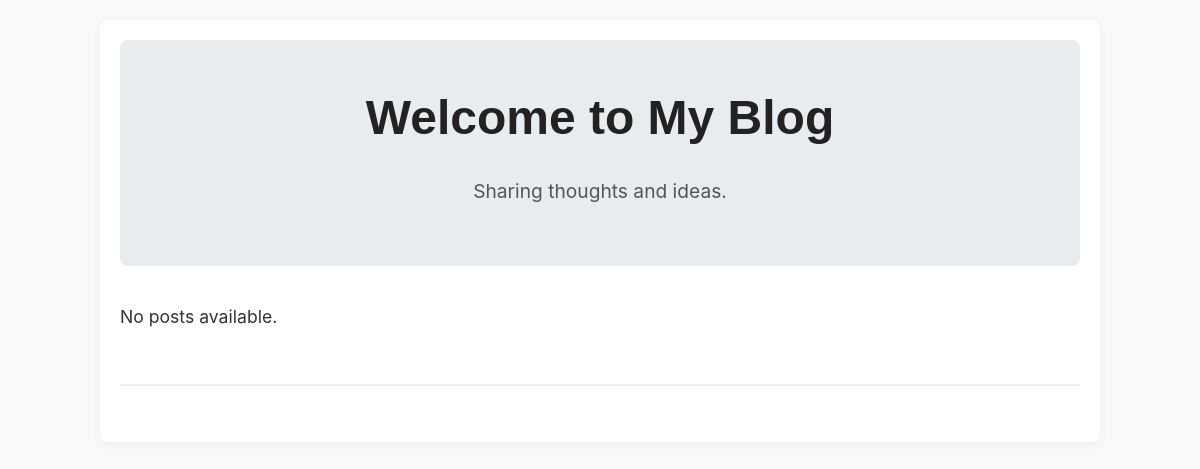
/blog/, run on an earlier commit of the app's database.
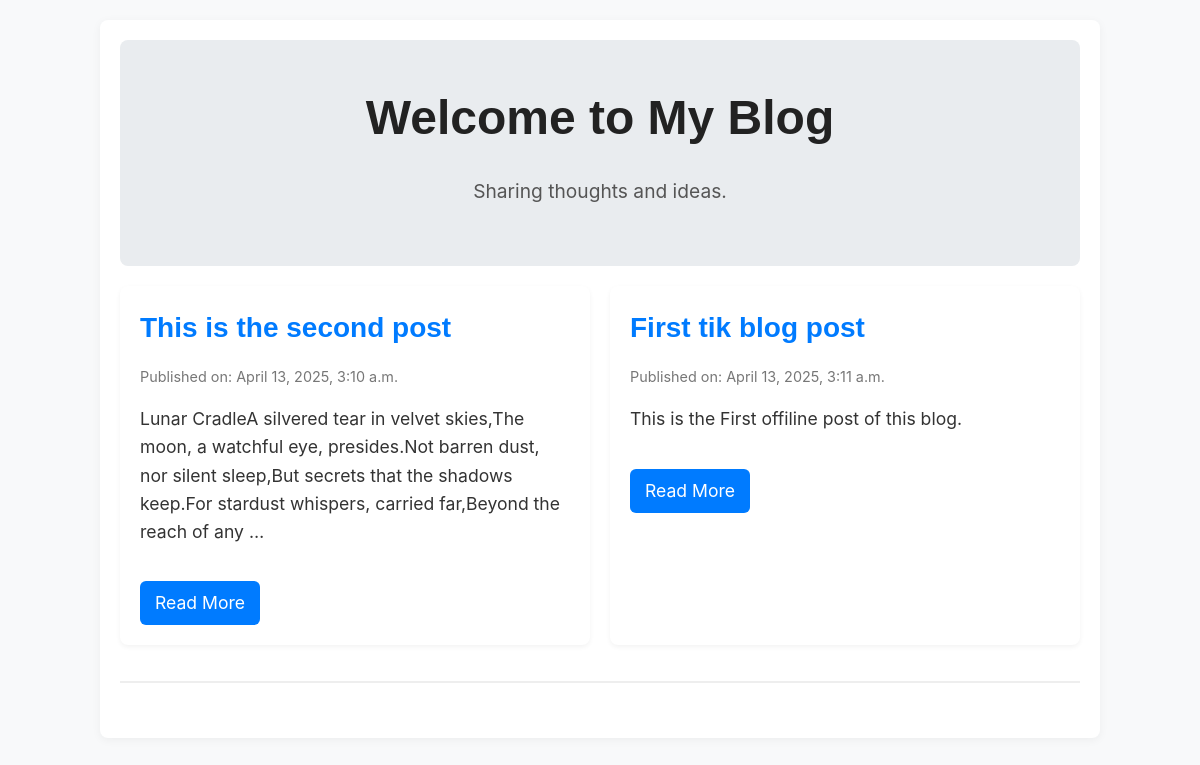
And on a later commit of the database.
### blog/models.py (models this page shows, shortened)
class Post(models.Model):
    author = models.ForeignKey('auth.User', on_delete=models.CASCADE)
    title = models.CharField(max_length=200)
    text = models.TextField()
    created_date = models.DateTimeField(default=timezone.now)
    published_date = models.DateTimeField(blank=True, null=True)

### blog/views.py (the view)
# urls.py: path('', views.post_list, name='post_list'),
def post_list(request):
    posts = Post.objects.filter(published_date__lte=timezone.now()).order_by('published_date')
    return render(request, 'post_list.html', {'posts': posts})

### blog/templates/post_list.html (shortened to what this page needs)
{% extends 'base.html' %}
{% block content %}
    <div class="hero">
        <h1>Welcome to My Blog</h1>
        <p>Sharing thoughts and ideas.</p>
    </div>
    <div class="post-list-wrapper">
        {% if posts %}
            {% for post in posts %}
                <div class="post-item">
                    <h2><a href="{% url 'blog:post_detail' pk=post.pk %}">{{ post.title }}</a></h2>
                    <small>Published on: {{ post.published_date }}</small>
                    <p>{{ post.text|truncatewords:30 }}</p>
                    <a href="{% url 'blog:post_detail' pk=post.pk %}" class="read-more">Read More</a>
                </div>
            {% endfor %}
        {% else %}
            <p>No posts available.</p>
        {% endif %}
    </div>
    {% load random_image %}
    <hr>
{% endblock %}

### blog/templates/base.html (shortened to what this page needs)
{% load static %}
<!DOCTYPE html>
<html lang="en">
<head>
    <link rel="stylesheet" href="{% static 'css/style.css' %}">
</head>
<body>
    <div class="container">
        {% block content %}
        {% endblock %}
    </div>
</body>
</html>

### blog/static/css/style.css (style rules this page uses)
body { font-family: 'Inter', sans-serif; font-size: 1.1rem; line-height: 1.6; color: #333; background-color: #f8f9fa; margin: 0; padding: 0; }
.container { max-width: 960px; margin: 20px auto; padding: 20px; background-color: #fff; border-radius: 8px; box-shadow: 0 2px 10px rgba(0, 0, 0, 0.05); }
h1, h2, h3 { font-family: 'Poppins', sans-serif; font-weight: 700; color: #222; margin-bottom: 0.75em; }
h1 { font-size: 2.5rem; margin-top: 0; }
h2 { font-size: 2rem; }
a { color: #007bff; text-decoration: none; transition: color 0.3s ease-in-out; }
small { color: #777; display: block; margin-top: 0.5em; font-size: 0.9rem; }
p { margin-bottom: 1em; }
hr { border: 1px solid #eee; margin: 2em 0; }
.hero { background-color: #e9ecef; padding: 40px 20px; text-align: center; border-radius: 8px; margin-bottom: 20px; }
.hero h1 { font-size: 3rem; margin-bottom: 10px; }
.hero p { font-size: 1.2rem; color: #555; }
.post-list-wrapper { display: grid; grid-template-columns: 1fr; gap: 20px; margin-bottom: 20px; }
@media (min-width: 768px) { .post-list-wrapper { grid-template-columns: 1fr 1fr; } }
.post-item { background-color: #fff; padding: 20px; border-radius: 8px; box-shadow: 0 2px 5px rgba(0, 0, 0, 0.05); }
.post-item h2 { font-size: 1.75rem; margin-top: 0; margin-bottom: 0.5em; }
.post-item .read-more { display: inline-block; margin-top: 1em; padding: 8px 15px; background-color: #007bff; color: white; border-radius: 6px; transition: background-color 0.3s ease-in-out; }

What changed in the data, as far as the page shows it:
added Post: title "This is the second post", published_date "April 13, 2025, 3:10 a.m.", text "Lunar CradleA silvered tear in velvet skies,The moon, a watchful eye, presides.Not barren dust, nor silent sleep,But secrets that the shadows keep.For stardust whispers, carried far,Beyond the reach of any …"
added Post: title "First tik blog post", published_date "April 13, 2025, 3:11 a.m.", text "This is the First offiline post of this blog."
Also different on the page:
text no longer shown: "No posts available."
